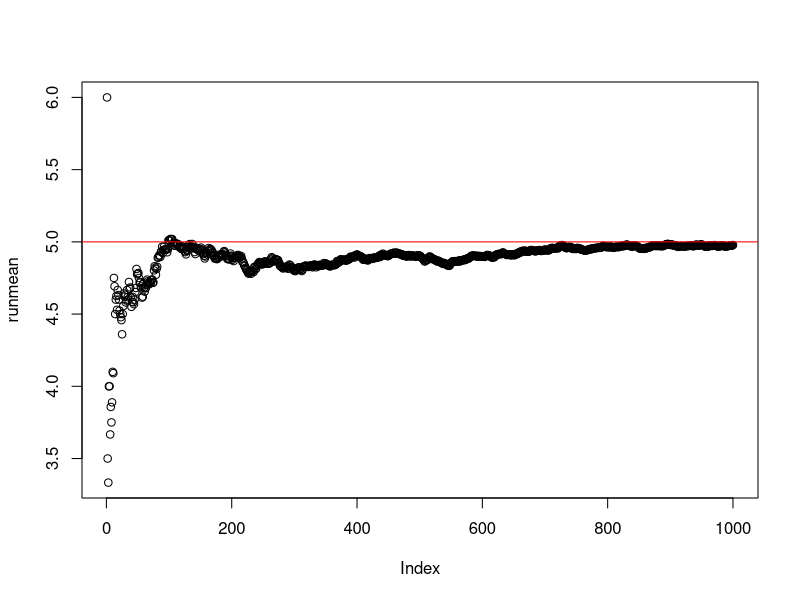

The R source for this figure:
## ---- chunk 1
run_sample_mean_trial <- function( n ) {
  x <- c()
  
  for(i in 1:n){
    x <- c(x, rbinom(1, 10, .5))
  }
  
  return(mean(x))
}

run_sample_mean_trial(100000)
## ---- chunk 2
estimate_sample_mean_variance <- function( n, M ) {
  x <- c()
  y <- c()
  
  for(i in 1:M){
    x <- c(x, run_sample_mean_trial(10))
  }
  for(i in 1:M){
    y <- c(y, mean(x) - x)
  }
  return (mean(y)^2)
}

estimate_sample_mean_variance(20, 10)
## ---- chunk 3
estimate_sample_mean_variance(20, 10)
estimate_sample_mean_variance(40, 10)
estimate_sample_mean_variance(60, 10)
estimate_sample_mean_variance(80, 10)
estimate_sample_mean_variance(100, 10)
## ---- chunk 4
# define running average function
# can be specified as cumulative sum / index of element
running_mean <- function(vec) {
   cumsum(vec) / seq_along(vec)
}

# Generate a bunch of lambda=5.0 Poissons and compute running mean.
poisdraws <- rpois(n=1000, lambda=5.0);
runmean <- running_mean( poisdraws );

# Plot the running mean
plot( runmean );
abline(h=5.0, col='red'); # Mean is 5.0
## ---- chunk 5
x <- c()
for(i in 1:10000){
  poisdraws <- rpois(n = 250, lambda=5.0);
    
  x <- c(x, mean(poisdraws))
}

z <- c()
for(i in 1:10000){
  num = floor(runif(n = 1, min = 1, max = 1000))
  
  poisdraws <- rpois(n = num, lambda = 5.0)
  
  z <- c(z, mean(rpois))
}

x <- mean(x)
z <- mean(z)

y <- x - z


## ---- chunk 6
running_var <- function(vec) {
  
  #TODO: code goes here.
  
}

## ---- chunk 7

# TODO: code to generate data

# TODO: code to compute running variance

# TODO: code to create plot

